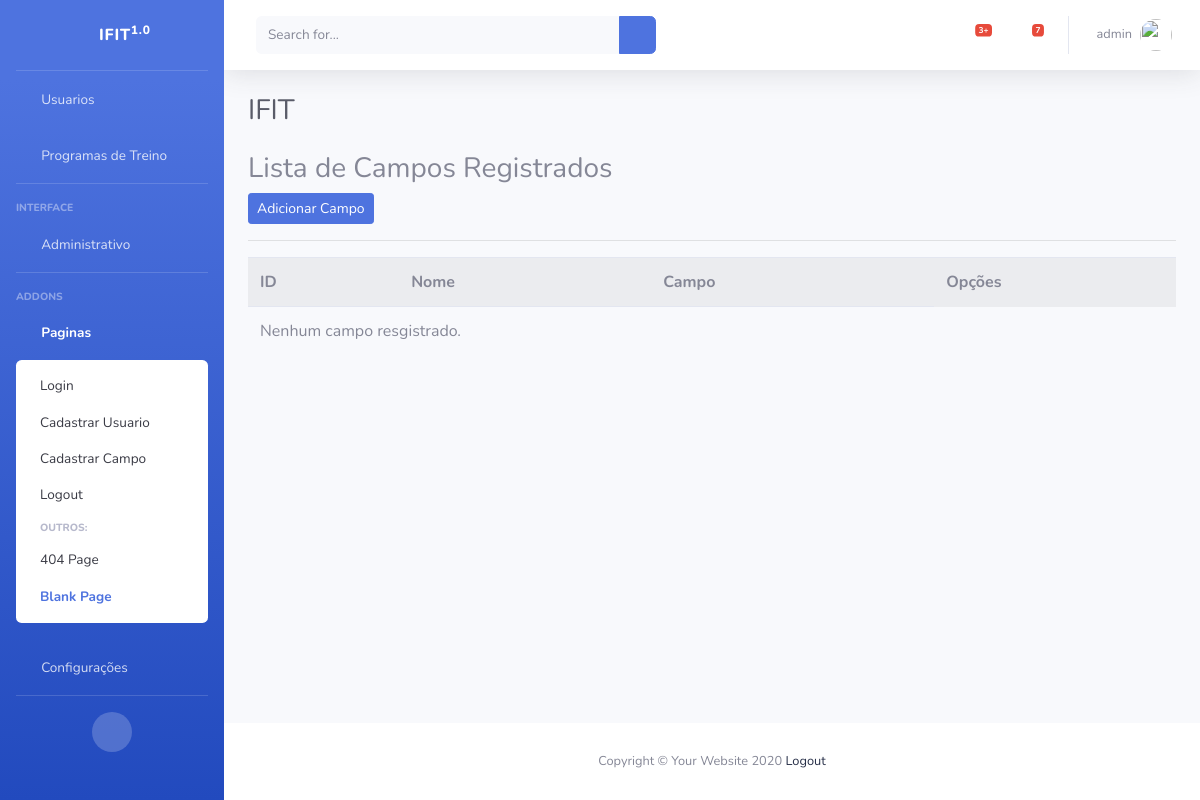
Before: /listar/campos/ (signed in) with the older database file.
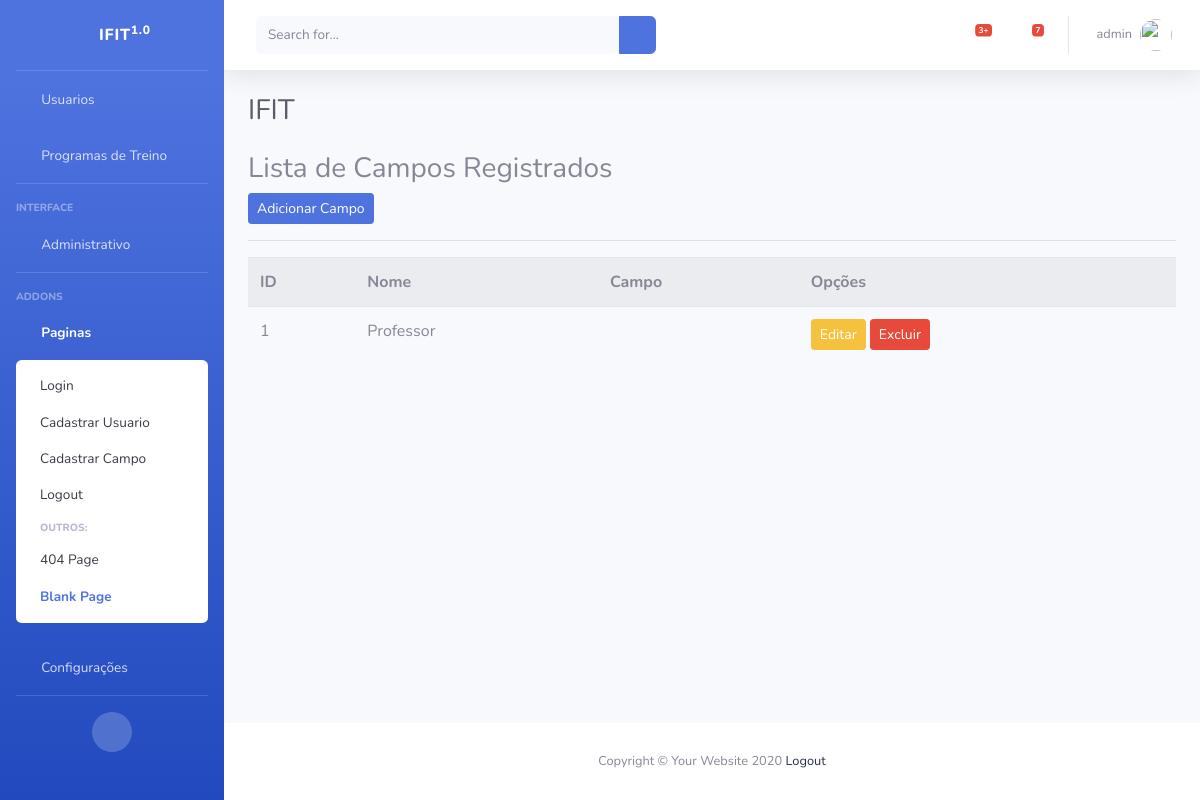
After: the same page with the newer database file.
### cadastros/models.py (models this page shows, shortened)
class Campo(models.Model):
    nome = models.CharField(max_length=50)

### cadastros/views.py (the view)
# urls.py: path('listar/campos/', CampoList.as_view(), name='listar-campos'),
class CampoList(LoginRequiredMixin, ListView):
    login_url = reverse_lazy('login')
    model = Campo
    template_name = 'cadastros/listas/campo.html'

### cadastros/templates/cadastros/listas/campo.html (shortened to what this page needs)
{% extends 'paginas/index.html' %}
{% load static %}
{% block conteudo %}
<h3>
    Lista de Campos Registrados
</h3>
<a href="{% url 'cadastrar-campo' %}" class="btn btn-primary btn-sm">Adicionar Campo</a>
<hr>
<table class="table table-striped">
    <tr>
        <th>ID</th>
        <th>Nome</th>
        <th>Campo</th>
        <th>Opções</th>
    </tr>
    {% for campo in object_list %}
    <tr>
        <td>{{ campo.pk }}</td>
       <td>{{ campo.nome }}</td>
       <td>{{ campo.campo }}</td>
       <td>
            <a href="{% url 'editar-campo' campo.pk %}" class="btn btn-warning btn-sm" title="Editar">Editar</a>
            <a href="{% url 'excluir-campo' campo.pk %}" class="btn btn-danger btn-sm" title="Excluir">Excluir</a>
       </td>
    </tr>
    {% empty %}
    <tr>
        <td colspan="3">Nenhum campo resgistrado.</td>
    </tr>
    {% endfor %}
</table>
{% endblock %}

Changed rows visible on the page:
added Campo: pk "1", nome "Professor"
Other visible differences:
text no longer shown: "Nenhum campo resgistrado."
